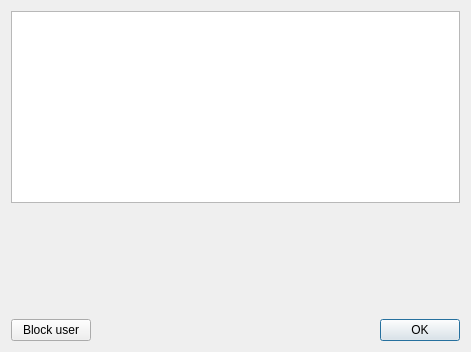
<?xml version="1.0" encoding="UTF-8"?>
<ui version="4.0">
 <class>AdminMenu</class>
 <widget class="QWidget" name="AdminMenu">
  <property name="geometry">
   <rect>
    <x>0</x>
    <y>0</y>
    <width>471</width>
    <height>352</height>
   </rect>
  </property>
  <property name="windowTitle">
   <string>Form</string>
  </property>
  <layout class="QVBoxLayout" name="verticalLayout">
   <item>
    <layout class="QHBoxLayout" name="horizontalLayout_2">
     <item>
      <widget class="QListView" name="UserList"/>
     </item>
    </layout>
   </item>
   <item>
    <spacer name="verticalSpacer">
     <property name="orientation">
      <enum>Qt::Vertical</enum>
     </property>
     <property name="sizeHint" stdset="0">
      <size>
       <width>20</width>
       <height>40</height>
      </size>
     </property>
    </spacer>
   </item>
   <item>
    <layout class="QHBoxLayout" name="horizontalLayout">
     <item>
      <widget class="QPushButton" name="ban_btn">
       <property name="text">
        <string>Block user</string>
       </property>
      </widget>
     </item>
     <item>
      <widget class="QDialogButtonBox" name="buttonBox">
       <property name="standardButtons">
        <set>QDialogButtonBox::Ok</set>
       </property>
      </widget>
     </item>
    </layout>
   </item>
  </layout>
 </widget>
 <resources/>
 <connections/>
</ui>
